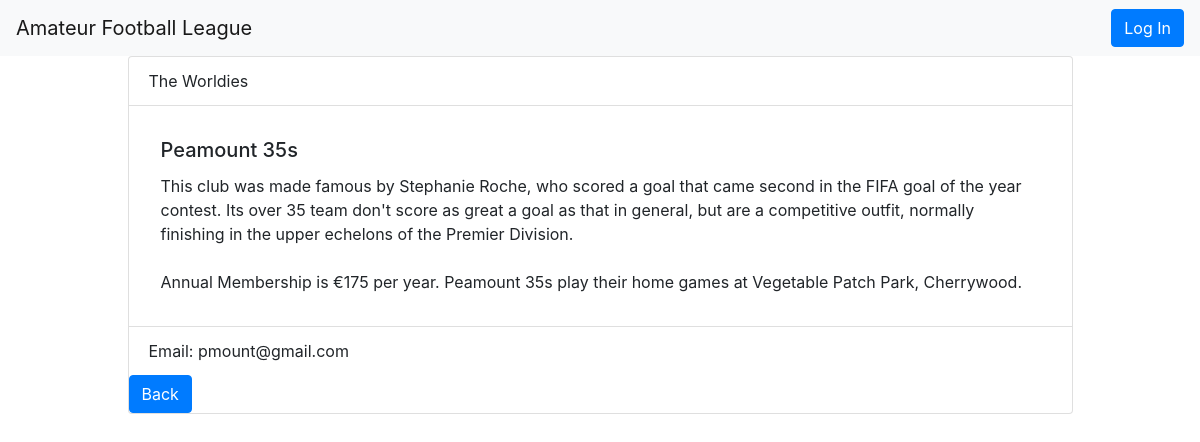
The page /division/Premier Division North/teams/Peamount 35s/teamDetails on the database its author committed.
### db_setup.py (models this page shows, shortened)
class Team(Base):
    __tablename__ = 'team'
    id = Column(Integer, primary_key = True)
    name = Column(String(80), nullable = False)
    nickname = Column(String(80))
    membership = Column(Integer, nullable = False)
    email = Column(String(80))
    home = Column(String(100))
    description = Column(String(500))
    division_id = Column(Integer, ForeignKey('division.id'))
    division = relationship(Division)
    user_id = Column(Integer, ForeignKey('user.id'))
    user = relationship(User)

### application.py (the view)
@app.route('/division/<path:division_name>')
@app.route('/division/<path:division_name>/teams')
def showTeams(division_name):
    try:
        session = newSession()
        division = session.query(Division).filter_by(name = division_name).one()
        teams = session.query(Team).filter_by(division_id = division.id)
        divisions = session.query(Division).order_by(Division.rank).all()
        if loggedIn(): # can create a new team if logged in
            return render_template('teams.html', teams = teams, division = division, divisions = divisions)
        else:
            return render_template('publicTeams.html', teams = teams, division = division, divisions = divisions)
    finally:
        session.close()

### application.py (called while the page is built)
def newSession():
    DBSession = sessionmaker(bind=engine)
    session = DBSession()
    return session

@app.route('/division/<path:division_name>/teams/<path:team_name>/teamDetails')
def showTeamDetails(division_name, team_name):
    session = newSession()
    team = session.query(Team).filter_by(name = team_name).one()
    if login_session.get('user_id') == team.user_id: # can edit/delete depending on auth
        return render_template('teamDetails.html', team = team, division_name = division_name)
    else:
        return render_template('publicTeamDetails.html', team = team, division_name = division_name)

### templates/publicTeamDetails.html (shortened to what this page needs)
{% extends 'teamDetails.html' %}
{% block main %}
{{super()}}
{% endblock %}

### templates/teamDetails.html (shortened to what this page needs)
{% extends 'divisions.html' %}
{% block main %}
  <div class="card-header bg-transparent">{{team.nickname}}</div>
  <div class="card-body">
    <h5 class="card-title">{{team.name}}</h5>
    <p class="card-text">  {{team.description}}<br><br>Annual Membership is €{{team.membership}} per year.  {{team.name}} play their home games at {{team.home}}.</p>
  </div>
  <div class="card-footer bg-transparent">Email: {{team.email}}</div>
  <div class='row'>
      <div class='col-2'>
          <a class='btn btn-primary' role='button' href = {{url_for('showTeams', division_name = division_name)}}>Back</a>
      </div>
    </div>
  </div>
{% endblock %}

### static/style.css (style rules this page uses)
.card-body { padding-top: 2em; padding-bottom: 2em; padding-left: 2em; padding-right: 2em; }

### rows shown on the page
Team: nickname "The Worldies", name "Peamount 35s", description "This club was made famous by Stephanie Roche, who scored a goal that came second in the FIFA goal of the year contest. Its over 35 team don't score as great a goal as that in general, but are a competitive outfit, normally finishing in the upper echelons of the Premier Division.", membership "175", home "Vegetable Patch Park, Cherrywood", email "pmount@gmail.com"
